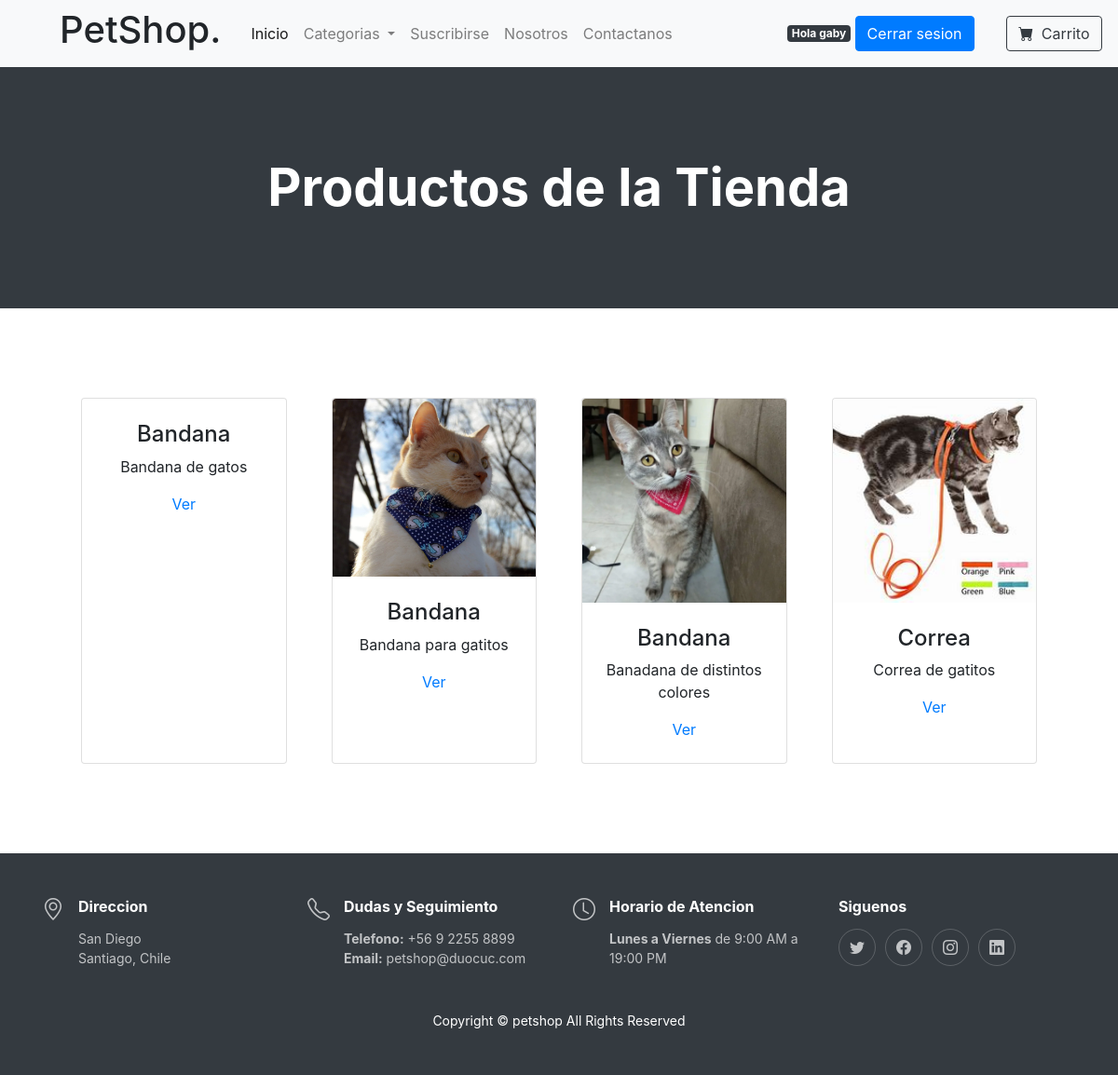
The app's page /categoria/1/productos (signed in) with its own data.
### core/models.py (models this page shows, shortened)
class Producto(models.Model):
    id = models.IntegerField(primary_key=True, verbose_name='Id de producto')
    titulo = models.CharField(max_length=50, null=False)
    stock = models.IntegerField(default=1)
    imagen = models.FileField(upload_to='img')
    descripcion = models.CharField(max_length=200, null=False)
    precio = models.DecimalField(null=False, max_digits=10, decimal_places=2)
    categoria = models.ForeignKey(Categoria,on_delete=models.CASCADE, related_name="productos")

### core/views.py (the view)
# urls.py: path('categoria/<int:categoria_id>/productos', views.productos_por_categoria, name="productos_por_categoria"),
def productos_por_categoria(request, categoria_id):
    categoria = get_object_or_404(Categoria, id = categoria_id)
    productos = categoria.productos.all()
    return render(request, 'core/producto/search.html',
    {
        'categorias' : Categoria.objects.all(),
        'productos' : productos,
        'categoria' : categoria.descripcion,
    })

### core/templates/core/producto/search.html (shortened to what this page needs)
{% extends "core/layout.html" %}
{% block content %}
<header class="bg-dark py-5">
    <div class="container px-4 px-lg-5 my-5">
        <div class="text-center text-white">
            <h1 class="display-4 fw-bolder">Productos de la Tienda</h1>
        </div>
    </div>
</header>
<section class="py-5">
    <div class="container px-4 px-lg-5 mt-5">
        <div class="row gx-4 gx-lg-5 row-cols-2 row-cols-md-3 row-cols-xl-4 justify-content-center">
            {% for producto in productos %}
            <div class="card-group">
                <div class="card">
                    <img class="card-img-top" src="{{MEDIA_URL}}{{producto.imagen.url}}"alt="">
                    <div class="card-body p-4">
                        <div class="text-center">
                            <h4>{{ producto.titulo.title|truncatechars:30 }}</h4>
                            <p>{{ producto.descripcion.capitalize|truncatechars:40 }}</p>
                            <a href="{% url 'CORE:producto_show' producto.id %}">Ver</a>
                        </div>
                    </div>
                </div>
            </div>
        {% empty %}
        <div>
            No hay producto
        </div>
    </div>
    </div>
    {% endfor %}
</section>
{% endblock %}

### core/templates/core/layout.html (shortened to what this page needs)
{% load static %}
<!doctype html>
    <html lang="es">
    <head>
        <link href="{%static 'core/css/style.css'%}" rel="stylesheet" type="text/css" media="all" />
        <link href="https://cdn.jsdelivr.net/npm/bootstrap-icons@1.5.0/font/bootstrap-icons.css" rel="stylesheet" />
        <link rel="stylesheet" href="https://cdn.jsdelivr.net/npm/bootstrap@4.0.0/dist/css/bootstrap.min.css">
    </head>
    <body>
      <nav class="navbar navbar-expand-lg navbar-light bg-light" >
        <div class="container  px-4 px-lg-5">
            <h1>PetShop<span>.</span></h1>
            <div class="collapse navbar-collapse navbar-nav-scroll"  id="navbarSupportedContent">
                <ul class="navbar-nav me-auto mb-2 mb-lg-0 ms-lg-4">
                    <li class="nav-item"><a class="nav-link active" aria-current="page" href="/">Inicio</a></li>
                    <li class="nav-item dropdown">
                      <a class="nav-link dropdown-toggle" href="#" id="navbarDropdown" role="button" data-toggle="dropdown" aria-haspopup="true" aria-expanded="false">
                          Categorias
                      </a>
                    </li>
                        {% if user.is_authenticated %}
                        <li class="nav-item"><a class="nav-link " aria-current="page" href="{% url 'CORE:subscribirse' %}">Suscribirse</a></li>
                        {% endif %}
                        <li class="nav-item"><a class="nav-link " aria-current="page" href="{% url 'CORE:nosotros' %}">Nosotros</a></li>
                        <li class="nav-item"><a class="nav-link " aria-current="page" href="{% url 'CORE:contactanos' %}">Contactanos</a></li>
                </ul>
              </div>
            </div>
                <div class="col-3"style="margin-right: 70px;">
                  <div class="row">
                      <div class="col-10   ">
                          {% if user.is_authenticated %}
                          <span class="badge bg-dark text-white ms-2 ">Hola {{ user.username }}</span>
                          <a type="button" class="btn btn-primary  " href="{% url 'logout'%}?next=/"> Cerrar sesion </a>
                          {% endif %}
                      </div>
                      <div class="col-2">
                          {% if user.is_superuser or not user.is_authenticated %}
                              <button type="button" class="btn btn-outline-dark" disabled>
                                <i class="bi-cart-fill me-1"></i>
                                Carrito
                                <span class="badge bg-dark text-white ms-1 rounded-pill"></span>
                              </button>
                          {% else %}
                              <a type="button" class="btn btn-outline-dark" href="{% url 'CORE:carrito_index' %}">
                                <i class="bi-cart-fill me-1"></i>
                                Carrito
                               </a>
                          {% endif %}
                      </div>
                  </div>
              </div>
    </nav>
            <div class="row gx-4 gx-lg-5 row-cols-2 row-cols-md-3 row-cols-xl-4 justify-content-center">
                <div class="col mb-5">
                    {% block content %}
                    {% endblock %}
                </div>
            </div>
            <footer class="py-5 bg-dark footer" id="footer">
                <div class="container">
                  <div class="row gy-3">
                    <div class="col-lg-3 col-md-6 d-flex">
                      <i class="bi bi-geo-alt icon"></i>
                      <div>
                        <h4>Direccion</h4>
                        <p>
                          San Diego <br>
                          Santiago, Chile<br>
                        </p>
                      </div>
                    </div>
                    <div class="col-lg-3 col-md-6 footer-links d-flex">
                      <i class="bi bi-telephone icon"></i>
                      <div>
                        <h4>Dudas y Seguimiento</h4>
                        <p>
                          <strong>Telefono:</strong> +56 9 2255 8899<br>
                          <strong>Email:</strong> petshop@duocuc.com<br>
                        </p>
                      </div>
                    </div>
                    <div class="col-lg-3 col-md-6 footer-links d-flex">
                      <i class="bi bi-clock icon"></i>
                      <div>
                        <h4>Horario de Atencion</h4>
                        <p>
                          <strong>Lunes a Viernes</strong> de 9:00 AM a 19:00 PM<br>
                        </p>
                      </div>
                    </div>
                    <div class="col-lg-3 col-md-6 footer-links">
                      <h4>Siguenos </h4>
                      <div class="social-links d-flex">
                        <a href="#" class="twitter"><i class="bi bi-twitter"></i></a>
                        <a href="#" class="facebook"><i class="bi bi-facebook"></i></a>
                        <a href="#" class="instagram"><i class="bi bi-instagram"></i></a>
                        <a href="#" class="linkedin"><i class="bi bi-linkedin"></i></a>
                      </div>
                    </div>
                  </div>
                </div>
                <div class="container"><p class="m-0 text-center text-white">Copyright &copy; petshop All Rights Reserved</p></div>
              </footer>
      </body>
</html>

### records on screen
Producto: titulo "Bandana", descripcion "Bandana de gatos"
Producto: imagen (picture), titulo "Bandana", descripcion "Bandana para gatitos"
Producto: imagen (picture), titulo "Bandana", descripcion "Banadana de distintos colores"
Producto: imagen (picture), titulo "Correa", descripcion "Correa de gatitos"

### other values on screen
{{ user.username }} "gaby"
